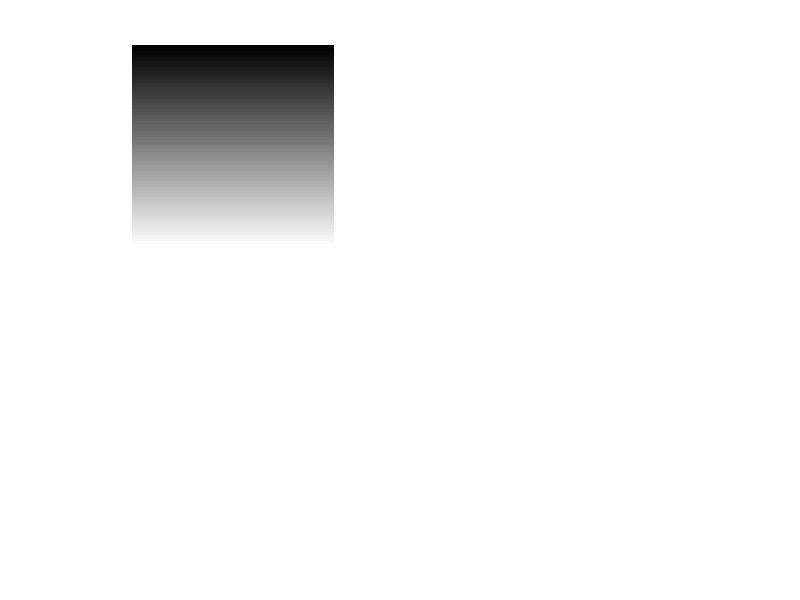

The MATLAB source for this figure:
nbLign = 255 ;
nbcol = 255 ;

mat1 = zeros(nbcol);

for i=1:nbLign 
    for j=1:nbcol
        mat1(i,j)=i;
    end
end
subplot(2,2,1);
imshow(mat1,[1,255])